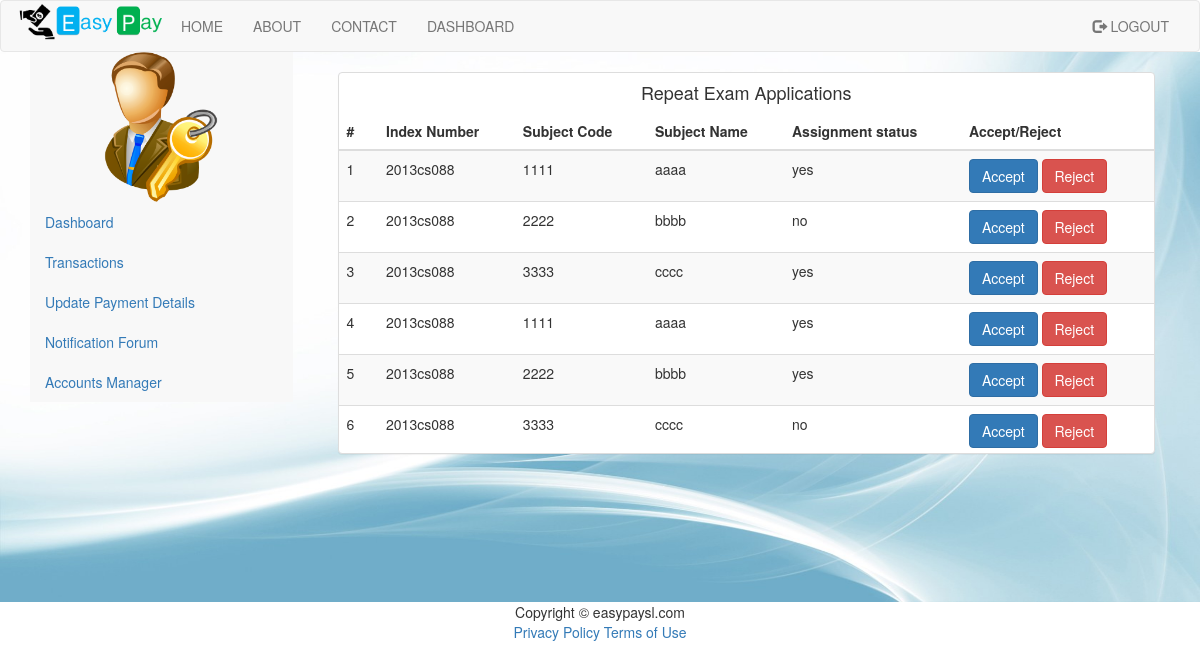
/admin_repeatExamApplication.php (signed in), run on the app's committed database.
### tables this page shows
CREATE TABLE IF NOT EXISTS `repeat_exam` (
  `id` int(11) NOT NULL,
  `transactionID` int(10) NOT NULL,
  `Year` int(4) NOT NULL,
  `Semester` varchar(5) NOT NULL,
  `subjectCode` varchar(7) NOT NULL,
  `indexNumber` varchar(9) NOT NULL,
  `nameWithInitials` varchar(50) NOT NULL,
  `fullName` varchar(200) NOT NULL,
  `fixedPhone` varchar(10) NOT NULL,
  `subjectName` varchar(20) NOT NULL,
  `AssignmentComplete` varchar(3) NOT NULL,
  `gradeFirst` varchar(2) NOT NULL,
  `gradeSecond` varchar(2) NOT NULL,
  `gradeThird` varchar(2) NOT NULL,
  `paymentStatus` int(1) NOT NULL,
  `adminStatus` int(1) NOT NULL
);

### classes/Config.php (called while the page is built)
<?php
class Config{
    public static function get($path = null){
        if($path){
            $config = $GLOBALS['config'];
            $path = explode('/', $path);
            foreach($path as $bit){
                 if(isset($config[$bit])){
                     $config = $config[$bit];
                 }
            }
            return $config;
        }
        return false;
    }
}
?>

### classes/DB.php (called while the page is built, shortened)
<?php
class DB{
    private static $_instance = null;
    private $_pdo_easypay,
        $_pdo_academic,
        $_query,
        $_error = false,
        $_results,
        $_count = 0;
    private function __construct() {
        try {
            $this->_pdo_easypay = new PDO('mysql:host=' . Config::get('mysql/host') . ';dbname=' . Config::get('mysql/db'), Config::get('mysql/username'), Config::get('mysql/password'));
        } catch (PDOException $e) {
            die($e->getMessage());
        }
    }
    public static function getInstance() {
        if (!isset(self::$_instance)) {
            self::$_instance = new DB();
        }
        return self::$_instance;
    }
    public function query($sql, $parms = array()){
        $this->_error = false;
        if ($this->_query = $this->_pdo_easypay->prepare($sql)) {
            $x = 1;
            if (count($parms)) {
                foreach ($parms as $param) {
                    $this->_query->bindValue($x, $param);
                    $x++;
                }
            }
            if ($this->_query->execute()) {
                $this->_results = $this->_query->fetchAll(PDO::FETCH_OBJ);
                $this->_count = $this->_query->rowCount();
            } else {
                $this->_error = true;
            }
        }
        return $this;
    }
    public function action($action, $table, $where = array()) {
        if (count($where) === 3) {
            $operators = array('=', '>', '<', '>=', '<=', 'LIKE', 'NOT LIKE');
            $field      = $where[0];
            $operator   = $where[1];
            $value      = $where[2];
            if (in_array($operator, $operators)) {
                $sql = "{$action} FROM {$table} WHERE {$field} {$operator} ? ";
                if (!$this->query($sql, array($value))->error()) {
                    return $this;
                }
            }
        }
        return false;
    }
    public function get($table, $where)
    {
        return $this->action('SELECT * ', $table, $where);
    }
    public function results(){
        return $this->_results;
    }
    public function error(){
        return $this->_error;
    }
    public  function count(){
        return $this->_count;
    }
}
?>

### admin_repeatExamApplication.php (the view, shortened to what this page needs)
<!DOCTYPE html>
<html lang="en">
<head>
    <?php include 'headerScript.php'?>
</head>
<body>
<div id="wrapper">
    <?php
    include "header.php";
    ?>
</div>
<div class="backgroundImg container-fluid">
    <?php
    include "adminSidebar.php";
    ?>
    <div class="container col-lg-9">
    <br>
        <div id="appTable" class="container col-lg-12 ">
            <div class="panel panel-default">
                <div class="pannel-heading text-center">
                    <h4>Repeat Exam Applications</h4>
                </div>
                <div class="pre-scrollable">
                    <table class="table table-hover table-striped">
                        <?php
                        $appDet = DB::getInstance()->get('repeat_exam',array('adminStatus','=',0));
                        if(!$appDet->count()){
                        echo 'No transactions';
                        }else{
                        ?>
                        <thead>
                        <tr>
                            <th>#</th>
                            <th>Index Number</th>
                            <th>Subject Code</th>
                            <th>Subject Name</th>
                            <th>Assignment status</th>
                            <th>Accept/Reject</th>
                        </tr>
                        </thead>
                        <tbody>
                        <?php
                        $counter = 0;
                        foreach($appDet->results() as $t){
                            $counter+=1;
                            $id = $t->id;
                            echo"<tr>";
                            echo "<td>".$counter."</td>";
                            echo "<td>".$t->indexNumber."</td>";
                            echo "<td>".$t->subjectCode."</td>";
                            echo "<td>".$t->subjectName."</td>";
                            echo "<td>".$t->AssignmentComplete."</td>";
                            echo "<td><a href='admin_repeatExamStatusUpdater.php?id=".$id."&accept=true' onclick='return confirm(\"You are accepting this application. Are you sure?\");'><button class='btn btn-primary'>Accept</button></a> <a href='admin_repeatExamStatusUpdater.php?id=".$id."&reject=true' onclick='return confirm(\"You are rejecting this application. Are you sure?\");'><button class='btn btn-danger'>Reject</button></a></td>";
                            echo "</tr>";
                        }
                        }?>
                        </tbody>
                    </table>
                    </div>
            </div>
        </div>
    </div>
</div>
<?php
include "footer.php";
?>
</body>
</html>

### css/customCss.css (style rules this page uses)
.backgroundImg { background-image: url("../images/background-hd.jpg"); background-repeat: round; min-width: 100%; min-height: 550px; margin: 0px; }

### data on the page
repeat_exam: indexNumber "2013cs088", subjectCode "1111", subjectName "aaaa", AssignmentComplete "yes"
repeat_exam: indexNumber "2013cs088", subjectCode "2222", subjectName "bbbb", AssignmentComplete "no"
repeat_exam: indexNumber "2013cs088", subjectCode "3333", subjectName "cccc", AssignmentComplete "yes"
repeat_exam: indexNumber "2013cs088", subjectCode "1111", subjectName "aaaa", AssignmentComplete "yes"
repeat_exam: indexNumber "2013cs088", subjectCode "2222", subjectName "bbbb", AssignmentComplete "yes"
repeat_exam: indexNumber "2013cs088", subjectCode "3333", subjectName "cccc", AssignmentComplete "no"
